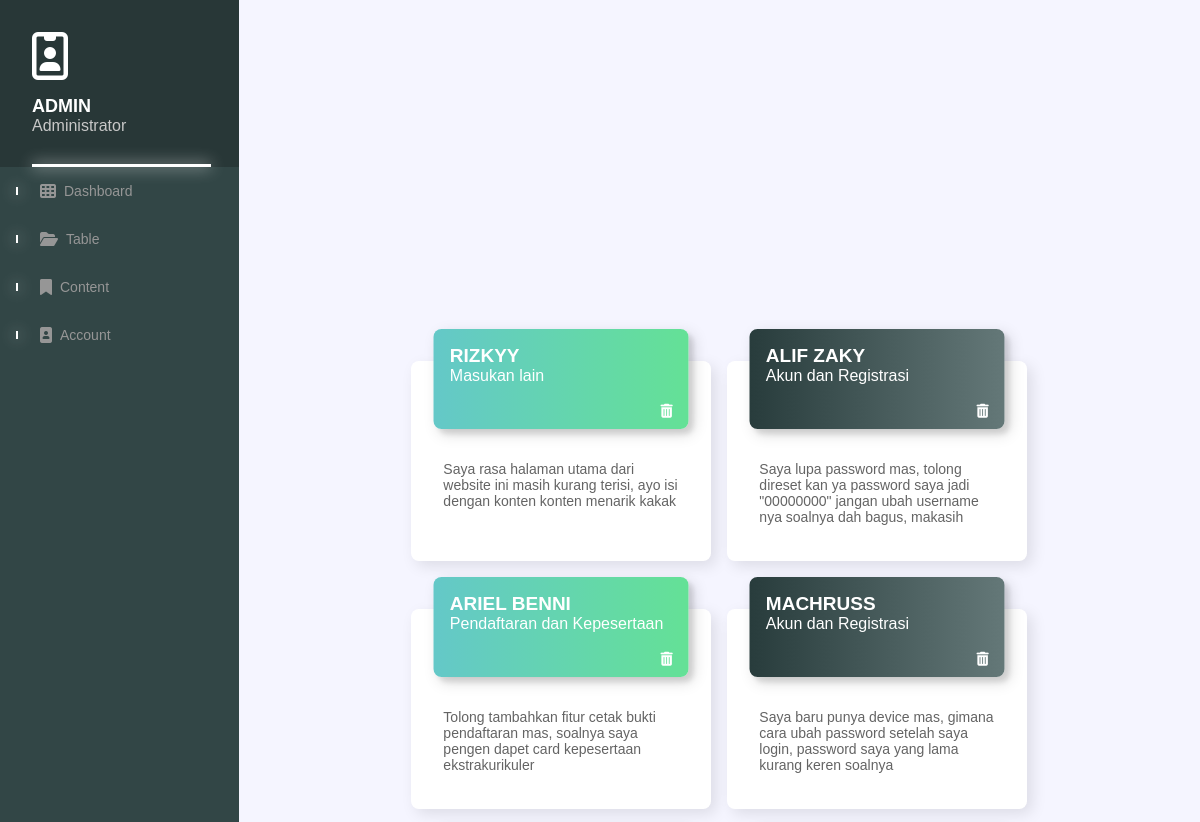
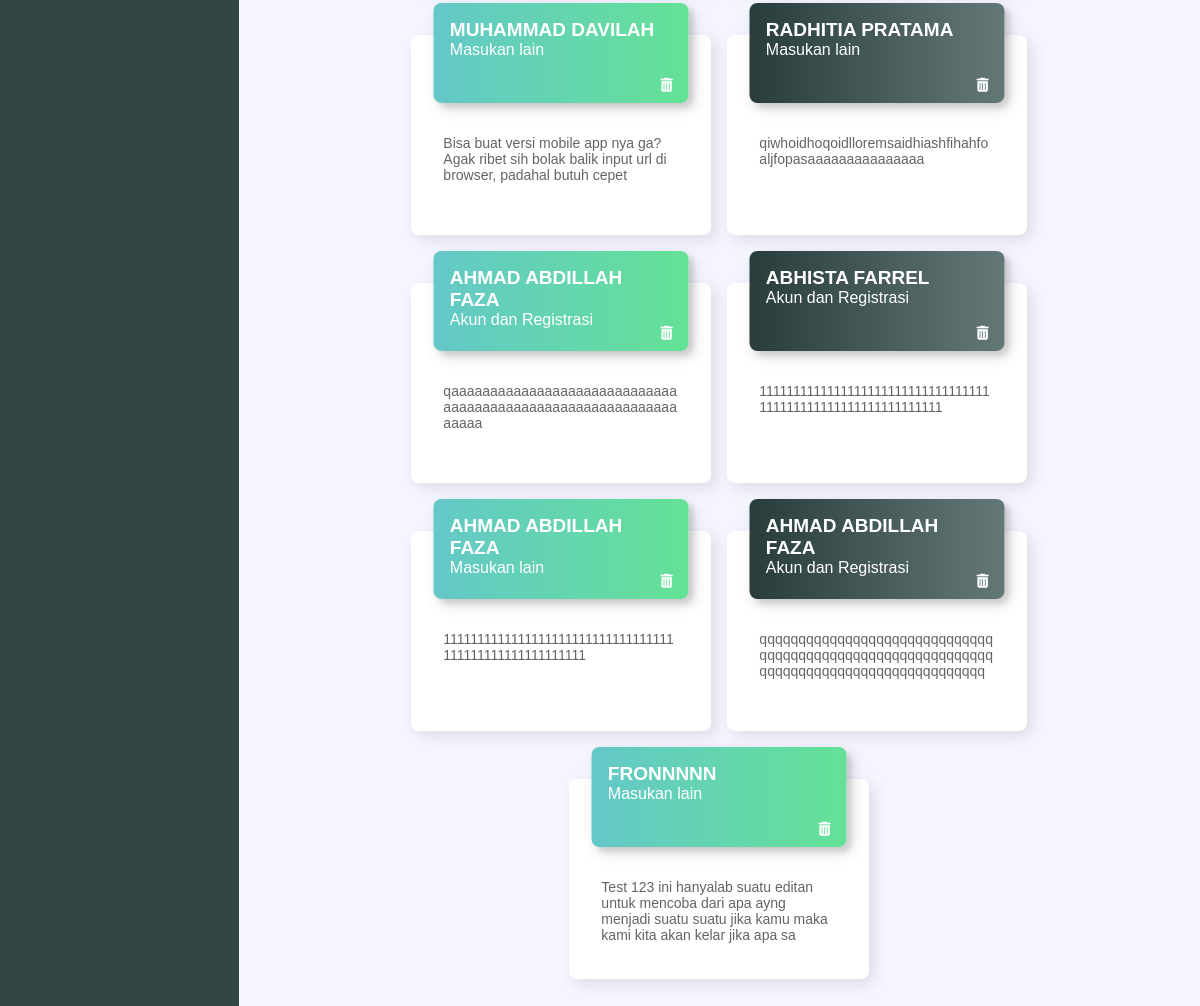
/admin/index.php?halaman=report (signed in), run on the app's committed database (2 pictures, top to bottom).
### tables this page shows
CREATE TABLE `pesan` (
  `id` int(11) NOT NULL,
  `username` varchar(50) NOT NULL,
  `perihal` varchar(100) NOT NULL,
  `keterangan` varchar(500) NOT NULL
);

### admin/userReport.php (the view)
<?php
    include "../connect.php";
    $query = mysqli_query($conn,"SELECT * FROM pesan");
?>
<header class="dashboard-header user-report">
  <?php foreach($query as $a):?>
  <div class="head-container">
    <div class="container-content">
      <h3><?php echo $a['username'];?></h3>
      <p><?php echo $a['perihal'];?></p>
      <a href="../delete/deleteCard.php?id=<?php echo $a['id'];?>">
        <i class="fa-sm fa-solid fa-trash-can"></i>
      </a>
    </div>
    <div class="container-desc">
        <p><?php echo $a['keterangan'];?></p>
    </div>
  </div>
  <?php endforeach;?>
</header>

### admin/style.css (style rules this page uses)
* { padding: 0; margin: 0; box-sizing: border-box; font-family: Arial, Helvetica, sans-serif; user-select: none; }
.admin-content .dashboard-header { position: relative; display: flex; flex-wrap: wrap; justify-content: center; align-content: center; padding: 0 32px; gap: 16px; }
.admin-content .head-container { position: relative; flex: 1; min-width: 300px; height: 125px; margin-top: 32px; background: rgb(255, 255, 255); box-shadow: 5px 5px 15px rgba(0, 0, 0, 0.1); border-radius: 8px; color: rgb(255, 255, 255); }
.dashboard-header.user-report { display: flex; width: 100%; height: 100%; margin-top: 150px; justify-content: center; align-items: center; }
.user-report .head-container { display: flex; max-width: 300px; word-wrap: break-word; min-height: 200px; padding: 32px; align-items: flex-end; }
.user-report .container-content { max-height: 100px; }
.user-report .container-desc { width: 100%; height: 50%; font-size: 14px; color: rgb(100, 100, 100); }
.container-desc p { max-width: 100%; word-wrap: break-word; }
.container-content { position: absolute; top: -32px; left: 50%; width: 85%; height: 90%; padding: 16px; transform: translateX(-50%); background: linear-gradient(to right, rgb(100, 200, 200), rgb(100, 225, 150)); box-shadow: 5px 5px 5px rgba(0, 0, 0, 0.1), 5px 5px 15px rgba(0, 0, 0, 0.15); border-radius: 8px; overflow: hidden; z-index: 10; }
.head-container:nth-child(even) .container-content { background: linear-gradient(to right, rgb(40, 60, 60), rgb(100, 120, 120)); }
.container-content h3 { text-transform: uppercase; font-size: 19px; }
.container-content p { font-size: 16px; }
.user-report a { position: absolute; bottom: 8px; right: 16px; color: rgb(255, 255, 255); }

### data on the page
pesan: username "RIZKYY", perihal "Masukan lain", keterangan "Saya rasa halaman utama dari website ini masih kurang terisi, ayo isi dengan konten konten menarik kakak"
pesan: username "ALIF ZAKY", perihal "Akun dan Registrasi", keterangan "Saya lupa password mas, tolong direset kan ya password saya jadi \"00000000\" jangan ubah username nya soalnya dah bagus, makasih"
pesan: username "ARIEL BENNI", perihal "Pendaftaran dan Kepesertaan", keterangan "Tolong tambahkan fitur cetak bukti pendaftaran mas, soalnya saya pengen dapet card kepesertaan ekstrakurikuler"
pesan: username "MACHRUSS", perihal "Akun dan Registrasi", keterangan "Saya baru punya device mas, gimana cara ubah password setelah saya login, password saya yang lama kurang keren soalnya"
pesan: username "MUHAMMAD DAVILAH", perihal "Masukan lain", keterangan "Bisa buat versi mobile app nya ga? Agak ribet sih bolak balik input url di browser, padahal butuh cepet"
pesan: username "RADHITIA PRATAMA", perihal "Masukan lain", keterangan "qiwhoidhoqoidlloremsaidhiashfihahfoaljfopasaaaaaaaaaaaaaaa"
pesan: username "AHMAD ABDILLAH FAZA", perihal "Akun dan Registrasi", keterangan "qaaaaaaaaaaaaaaaaaaaaaaaaaaaaaaaaaaaaaaaaaaaaaaaaaaaaaaaaaaaaaaaa"
pesan: username "ABHISTA FARREL", perihal "Akun dan Registrasi", keterangan "1111111111111111111111111111111111111111111111111111111111111"
pesan: username "AHMAD ABDILLAH FAZA", perihal "Masukan lain", keterangan "1111111111111111111111111111111111111111111111111111111"
pesan: username "AHMAD ABDILLAH FAZA", perihal "Akun dan Registrasi", keterangan "qqqqqqqqqqqqqqqqqqqqqqqqqqqqqqqqqqqqqqqqqqqqqqqqqqqqqqqqqqqqqqqqqqqqqqqqqqqqqqqqqqqqqqqqq"
pesan: username "FRONNNNN", perihal "Masukan lain", keterangan "Test 123 ini hanyalab suatu editan untuk mencoba dari apa ayng menjadi suatu suatu jika kamu maka kami kita akan kelar jika apa sa"
